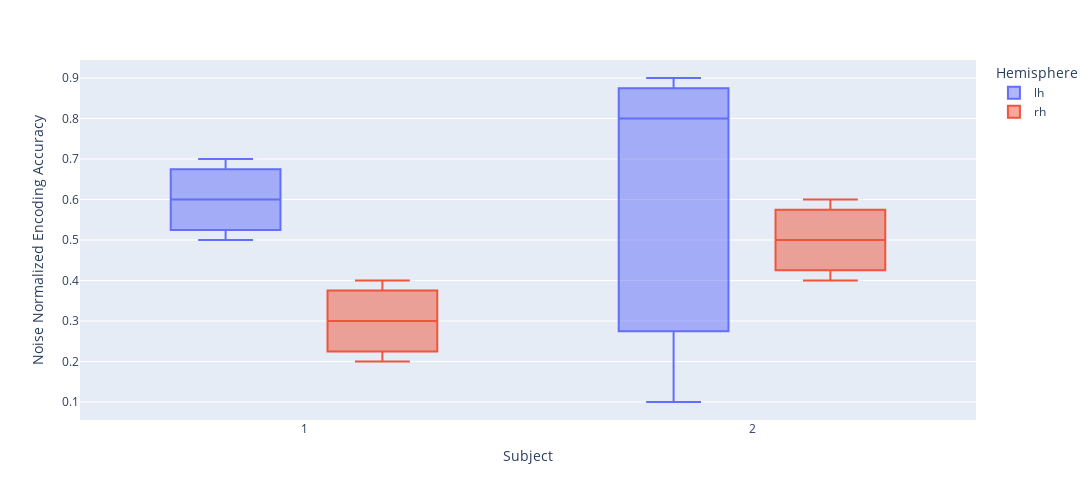

Here is the notebook cell this chart was saved with:
### Code cell
fig.show()

### Figure 1 — Plotly figure (JSON) as saved in the notebook; plotly's stock layout.template omitted (floating-point values rounded to 4 significant figures)
{"data": [{"alignmentgroup": "True", "customdata": [["lh"], ["lh"], ["lh"], ["lh"], ["lh"], ["lh"]], "hovertemplate": "Hemisphere=%{customdata[0]}<br>Subject=%{x}<br>Noise Normalized Encoding Accuracy=%{y}<extra></extra>", "legendgroup": "lh", "marker": {"color": "#636efa"}, "name": "lh", "notched": false, "offsetgroup": "lh", "orientation": "v", "showlegend": true, "type": "box", "x": [1, 1, 1, 2, 2, 2], "x0": " ", "xaxis": "x", "y": [0.5, 0.6, 0.7, 0.8, 0.9, 0.1], "y0": " ", "yaxis": "y"}, {"alignmentgroup": "True", "customdata": [["rh"], ["rh"], ["rh"], ["rh"], ["rh"], ["rh"]], "hovertemplate": "Hemisphere=%{customdata[0]}<br>Subject=%{x}<br>Noise Normalized Encoding Accuracy=%{y}<extra></extra>", "legendgroup": "rh", "marker": {"color": "#EF553B"}, "name": "rh", "notched": false, "offsetgroup": "rh", "orientation": "v", "showlegend": true, "type": "box", "x": [1, 1, 1, 2, 2, 2], "x0": " ", "xaxis": "x", "y": [0.4, 0.3, 0.2, 0.6, 0.5, 0.4], "y0": " ", "yaxis": "y"}], "layout": {"boxmode": "group", "height": 500, "legend": {"title": {"text": "Hemisphere"}, "tracegroupgap": 0}, "margin": {"t": 60}, "width": 1500, "xaxis": {"anchor": "y", "domain": [0, 1], "title": {"text": "Subject"}}, "yaxis": {"anchor": "x", "domain": [0, 1], "title": {"text": "Noise Normalized Encoding Accuracy"}}}}
